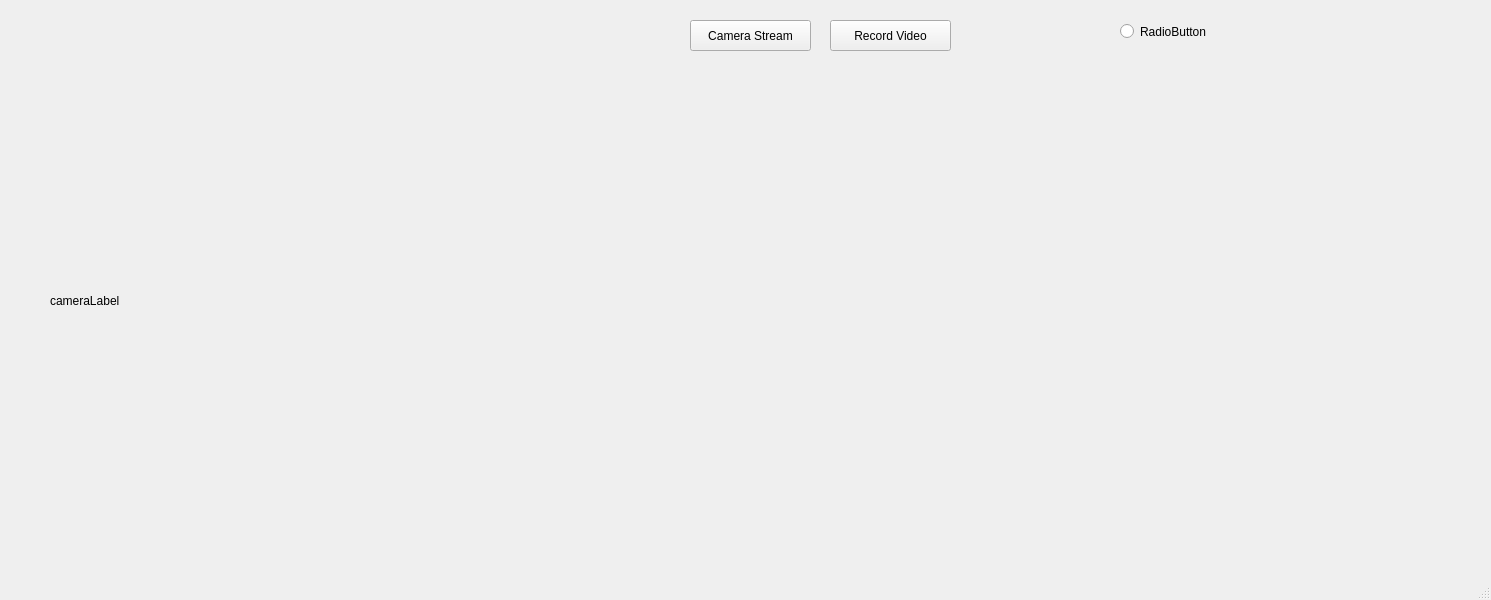
<?xml version="1.0" encoding="UTF-8"?>
<ui version="4.0">
 <class>MainWindow</class>
 <widget class="QMainWindow" name="MainWindow">
  <property name="geometry">
   <rect>
    <x>0</x>
    <y>0</y>
    <width>1491</width>
    <height>600</height>
   </rect>
  </property>
  <property name="sizePolicy">
   <sizepolicy hsizetype="Expanding" vsizetype="Expanding">
    <horstretch>0</horstretch>
    <verstretch>0</verstretch>
   </sizepolicy>
  </property>
  <property name="minimumSize">
   <size>
    <width>320</width>
    <height>240</height>
   </size>
  </property>
  <property name="windowTitle">
   <string>MainWindow</string>
  </property>
  <widget class="QWidget" name="centralwidget">
   <widget class="QPushButton" name="startButton">
    <property name="geometry">
     <rect>
      <x>690</x>
      <y>20</y>
      <width>121</width>
      <height>31</height>
     </rect>
    </property>
    <property name="text">
     <string>Camera Stream</string>
    </property>
   </widget>
   <widget class="QPushButton" name="recordButton">
    <property name="geometry">
     <rect>
      <x>830</x>
      <y>20</y>
      <width>121</width>
      <height>31</height>
     </rect>
    </property>
    <property name="text">
     <string>Record Video</string>
    </property>
   </widget>
   <widget class="QLabel" name="cameraLabel">
    <property name="geometry">
     <rect>
      <x>50</x>
      <y>70</y>
      <width>1371</width>
      <height>461</height>
     </rect>
    </property>
    <property name="text">
     <string>cameraLabel</string>
    </property>
   </widget>
   <widget class="QRadioButton" name="radioButton">
    <property name="geometry">
     <rect>
      <x>1120</x>
      <y>20</y>
      <width>112</width>
      <height>23</height>
     </rect>
    </property>
    <property name="text">
     <string>RadioButton</string>
    </property>
   </widget>
  </widget>
  <widget class="QMenuBar" name="menubar">
   <property name="geometry">
    <rect>
     <x>0</x>
     <y>0</y>
     <width>1491</width>
     <height>22</height>
    </rect>
   </property>
  </widget>
  <widget class="QStatusBar" name="statusbar"/>
 </widget>
 <resources/>
 <connections/>
</ui>
